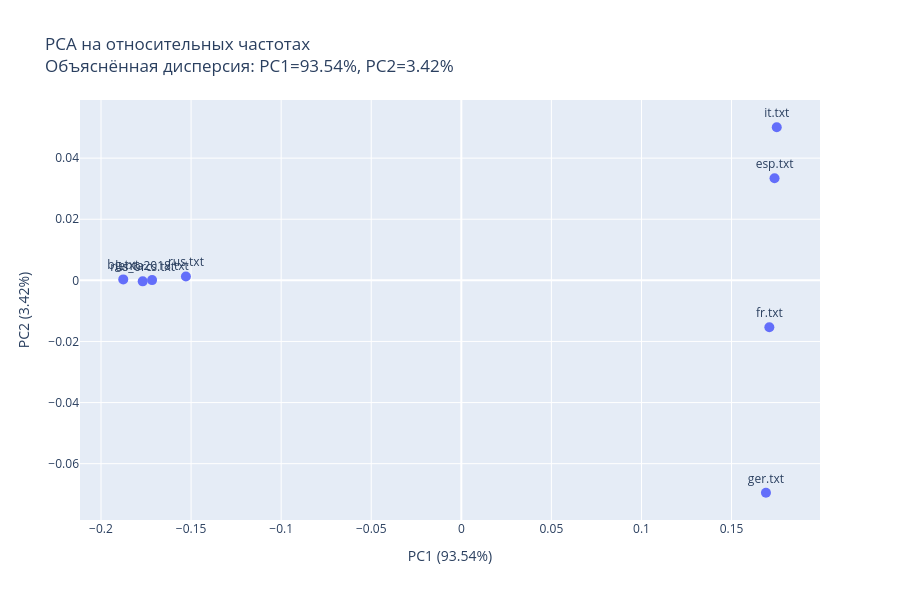

Notebook code for this chart:
### Code cell
# Ячейка 6: PCA на относительных частотах (без нормализации)
# Подготовка данных для PCA
X_raw = freq_matrix.values
filenames = freq_matrix.index.tolist()

# PCA без нормализации
pca_raw = PCA(n_components=2)
X_pca_raw = pca_raw.fit_transform(X_raw)

# Создание DataFrame для визуализации
pca_df_raw = pd.DataFrame({
    'PC1': X_pca_raw[:, 0],
    'PC2': X_pca_raw[:, 1],
    'filename': filenames
})

# График PCA без нормализации
fig_pca_raw = px.scatter(
    pca_df_raw,
    x='PC1',
    y='PC2',
    text='filename',
    title=f'PCA на относительных частотах<br>'
          f'Объяснённая дисперсия: PC1={pca_raw.explained_variance_ratio_[0]:.2%}, '
          f'PC2={pca_raw.explained_variance_ratio_[1]:.2%}',
    labels={'PC1': f'PC1 ({pca_raw.explained_variance_ratio_[0]:.2%})',
            'PC2': f'PC2 ({pca_raw.explained_variance_ratio_[1]:.2%})'}
)

fig_pca_raw.update_traces(textposition='top center', marker_size=10)
fig_pca_raw.update_layout(height=600, width=900)
fig_pca_raw.show()

print(f"✓ PCA без нормализации построен")
print(f"  Суммарная объяснённая дисперсия (2 компоненты): {sum(pca_raw.explained_variance_ratio_):.2%}")

### Figure 1 — Plotly figure (JSON) as saved in the notebook; plotly's stock layout.template omitted (floating-point values rounded to 4 significant figures)
{"data": [{"hovertemplate": "PC1 (93.54%)=%{x}<br>PC2 (3.42%)=%{y}<br>filename=%{text}<extra></extra>", "legendgroup": "", "marker": {"color": "#636efa", "size": 10, "symbol": "circle"}, "mode": "markers+text", "name": "", "orientation": "v", "showlegend": false, "text": ["lenta2018.txt", "bg.txt", "esp.txt", "fr.txt", "ger.txt", "it.txt", "rus.txt", "rus_orcs.txt"], "textposition": "top center", "type": "scatter", "x": [-0.1717, -0.1877, 0.1739, 0.171, 0.1691, 0.1751, -0.1529, -0.1769], "xaxis": "x", "y": [7.465e-05, 0.0003055, 0.03343, -0.01535, -0.06952, 0.05011, 0.001271, -0.0003275], "yaxis": "y"}], "layout": {"height": 600, "legend": {"tracegroupgap": 0}, "title": {"text": "PCA на относительных частотах<br>Объяснённая дисперсия: PC1=93.54%, PC2=3.42%"}, "width": 900, "xaxis": {"anchor": "y", "domain": [0, 1], "title": {"text": "PC1 (93.54%)"}}, "yaxis": {"anchor": "x", "domain": [0, 1], "title": {"text": "PC2 (3.42%)"}}}}
